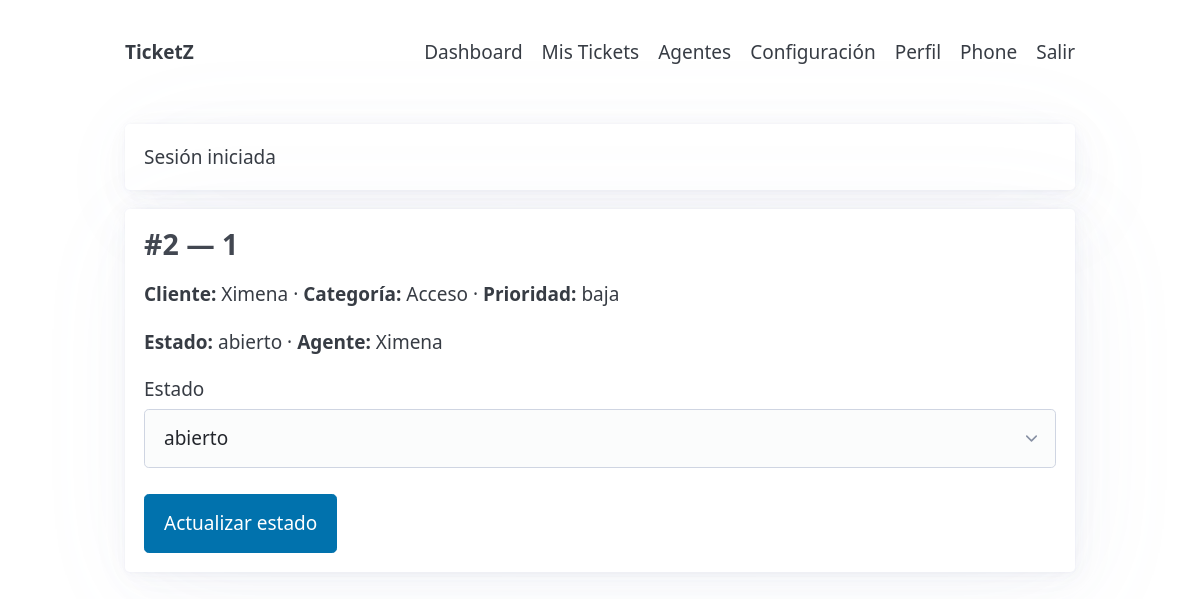
The app's page /?page=ticket&id=2 (signed in) with its own data.
### tables this page shows
CREATE TABLE tickets(
        id INTEGER PRIMARY KEY AUTOINCREMENT,
        user_id INTEGER NOT NULL REFERENCES users(id) ON DELETE CASCADE,
        agent_id INTEGER REFERENCES users(id),
        title TEXT NOT NULL,
        category TEXT NOT NULL,
        priority TEXT NOT NULL,
        status TEXT NOT NULL DEFAULT "abierto",
        description TEXT,
        created_at INTEGER NOT NULL,
        updated_at INTEGER NOT NULL
    );

### app/db.php (called while the page is built, shortened)
<?php
function db(): PDO {
    static $pdo = null;
    if ($pdo) return $pdo;
    $dsn = 'sqlite:' . DB_FILE;
    try {
        $pdo = new PDO($dsn);
        $pdo->setAttribute(PDO::ATTR_ERRMODE, PDO::ERRMODE_EXCEPTION);
        $pdo->exec('PRAGMA foreign_keys = ON');
        return $pdo;
    } catch (PDOException $e) {
        http_response_code(500);
        $msg = "No se pudo abrir la base de datos SQLite en: " . DB_FILE . "\\nError: " . $e->getMessage();
        echo nl2br(htmlspecialchars($msg, ENT_QUOTES | ENT_SUBSTITUTE, 'UTF-8'));
        exit;
    }
}

### app/models.php (called while the page is built, shortened)
<?php
function get_ticket(int $id): ?array {
    $st=db()->prepare('SELECT t.*, u.name AS user_name, a.name AS agent_name
        FROM tickets t JOIN users u ON u.id=t.user_id LEFT JOIN users a ON a.id=t.agent_id WHERE t.id=?');
    $st->execute([$id]); $t=$st->fetch(PDO::FETCH_ASSOC);
    return $t ?: null;
}

### public/index.php (the view, shortened to what this page needs)
<?php
$page   = $_GET['page'] ?? 'home';
if ($page === 'ticket') {
    $tid = (int)($_GET['id'] ?? 0);
    $t = get_ticket($tid);
    echo '<div class="narrow">
      <article class="card">
        <div class="ticket-header">
          <h3>#'.(int)$t['id'].' — '.e($t['title']).'</h3>
        </div>
        <p class="ticket-meta">
          <span><b>Cliente:</b> '.e($t['user_name']).'</span> ·
          <span><b>Categoría:</b> '.e($t['category']).'</span> ·
          <span><b>Prioridad:</b> '.e($t['priority']).'</span>
        </p>
        <p><b>Estado:</b> <span class="badge status-'.e($t['status']).'">'.e($t['status']).'</span> ·
           <b>Agente:</b> '.e($t['agent_name']??'—').'</p>
        <p>'.nl2br(e($t['description'] ?? '')).'</p>
        <div class="grid-1">
          <form class="actions" method="post" action="?action=status">'.form_csrf().'
              <input type="hidden" name="ticket_id" value="'.(int)$t['id'].'">
              <label>Estado<select name="status"><option '.($t['status']=='abierto'?'selected':'').'>abierto</option><option '.($t['status']=='pendiente'?'selected':'').'>pendiente</option><option '.($t['status']=='cerrado'?'selected':'').'>cerrado</option></select></label>
              <button>Actualizar estado</button>
          </form>
        </div>
        <style>.grid-1{display:grid;gap:1rem}</style>
      </article>
    </div>';
    render_footer(); exit;
}

### public/assets/style.css (style rules this page uses)
:root { --brand: #7c4b2b; --brand-2: #f4e6d6; --brand-3: #f7f2ea; }
html, body { overflow: auto !important; }

### public/index.php (style rules this page uses)
.grid-1 { display:grid;gap:1rem }

### records on screen
tickets: id "2", title "1", category "Acceso", priority "baja", status "abierto"

### other values on screen
$m "Sesión iniciada"
$t['user_name'] "Ximena"
$t['agent_name'] "Ximena"
